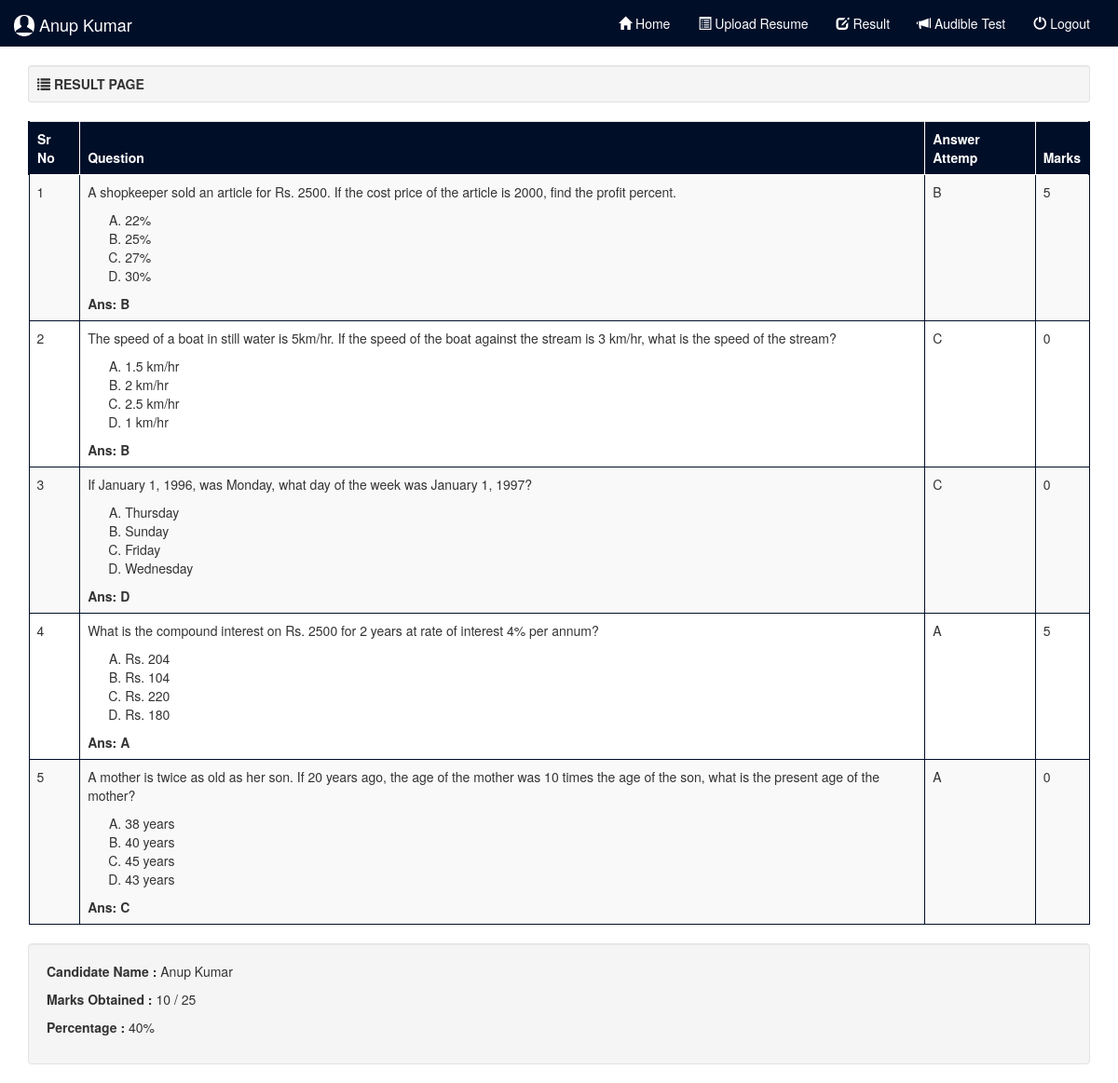
Page /result.php (signed in) on the committed database.
### tables this page shows
CREATE TABLE IF NOT EXISTS `tbl_test` (
  `test_id` int(11) NOT NULL AUTO_INCREMENT,
  `uid` int(10) NOT NULL,
  `uname` varchar(50) NOT NULL,
  `que` varchar(20) NOT NULL,
  `ans` varchar(20) NOT NULL,
  `marks` varchar(20) NOT NULL,
  PRIMARY KEY (`test_id`)
);

CREATE TABLE IF NOT EXISTS `tbl_question` (
  `qid` int(11) NOT NULL AUTO_INCREMENT,
  `category` varchar(40) NOT NULL,
  `que` mediumtext NOT NULL,
  `opt1` varchar(100) NOT NULL,
  `opt2` varchar(100) NOT NULL,
  `opt3` varchar(100) NOT NULL,
  `opt4` varchar(100) NOT NULL,
  `ans` varchar(10) NOT NULL,
  PRIMARY KEY (`qid`)
);

### result.php (the view, shortened to what this page needs)
<?php
include('connect.php');
?>
<!DOCTYPE html>
<html>
<head>
	<?php include('bootcdn.php') ?>
</head>
<body>
	<?php include('header.php'); ?>
	<div class="container">
		<div class="well well-sm">
			<span class="glyphicon glyphicon-list"></span>
			<b>RESULT PAGE</b>
		</div>
       <div class="table-responsive">
       	<table class="table table-striped table-hover table-bordered">
       		<thead>
       			<tr>
       				<th>Sr No</th>
       				<th>Question</th>
       				<th>Answer Attemp</th>
       				<th>Marks</th>
       			</tr>
       		</thead>
       		<tbody>
       			<?php
       			$numdata = mysqli_query($con,"SELECT * FROM `tbl_test` WHERE `uid` = '".$_SESSION['uid']."' ");
       			$numdata1 = mysqli_num_rows($numdata);
       			if($numdata1==5)
       			{
       			$rdata = mysqli_query($con,"SELECT * FROM `tbl_test` WHERE `uid` = '".$_SESSION['uid']."' ");
       			$counter = 1;
       			$total = 0;
       			while($row = mysqli_fetch_assoc($rdata)){
       			?>
       			<tr>
       				<td><?php echo $counter; ?></td>
       				<td>
       					<?php
       					$sql = mysqli_query($con,"SELECT * FROM `tbl_question` WHERE `qid` = '".$row['que']."' ");
       					while($row1 = mysqli_fetch_assoc($sql)){
       				    ?>
       				    <p><?php echo $row1['que'] ?></p>
       				    <ol type="A">
       				    	<li><?php echo $row1['opt1'] ?></li>
       				    	<li><?php echo $row1['opt2'] ?></li>
       				    	<li><?php echo $row1['opt3'] ?></li>
       				    	<li><?php echo $row1['opt4'] ?></li>
       				    </ol>
       				    <b>Ans: <?php echo $row1['ans'] ?></b>
       				<?php } ?>
       				</td>
       				<td><?php echo $row['ans']; ?></td>
       				<td><?php echo $row['marks']; ?></td>
       				<?php $total = $total + $row['marks'] ?>
       			</tr>
       		<?php $counter++;}}else{ echo '<script>alert("Finish your test first...");window.location.href="test";</script>';} ?>
       		</tbody>
       	</table>
       </div>
      <div class="well">
		<p><b>Candidate Name : </b><?php echo $_SESSION['uname'] ?></p>
		<p><b>Marks Obtained : </b><?php echo $total ?> / 25</p>
		<p><b>Percentage : </b>
			<?php
			echo $t = $total/25 * 100;
			?>%
		</p>
	</div>
	</div>
</body>
</html>

### bootcdn.php (shortened to what this page needs)
<link rel="stylesheet" href="https://maxcdn.bootstrapcdn.com/bootstrap/3.4.1/css/bootstrap.min.css">

### header.php (shortened to what this page needs)
<nav class="navbar navbar-inverse">
  <div class="container-fluid">
    <div class="navbar-header">
      <a style="color:white;" class="navbar-brand" href="#">
        <span style="background-color:white;color:#010E28;padding-top:1px;padding-bottom:4px;padding-right:2px;padding-left:2px;border-radius:10px;" class="glyphicon glyphicon-user"></span>
        <?php echo $_SESSION['uname'] ?></a>
    </div>
    <div class="collapse navbar-collapse" id="myNavbar">
      <ul class="nav navbar-nav navbar-right">
        <li><a href="home">
        <span class="glyphicon glyphicon-home"></span>
        Home</a>
        </li>
        <li><a href="upload_resume">
        <span class="glyphicon glyphicon-list-alt"></span>
        Upload Resume</a>
        </li>
        <li><a href="result">
        <span class="glyphicon glyphicon-edit"></span>
        Result</a>
        </li>
        <li><a href="audible_test">
        <span class="glyphicon glyphicon-bullhorn"></span>
        Audible Test</a>
        </li>
        <li><a href="logout">
        <span class="glyphicon glyphicon-off"></span>
        Logout</a>
        </li>
      </ul>
    </div>
  </div>
</nav>

### result.php (style rules this page uses)
.table thead tr th { background-color:#010E28; color:white; }
.table thead tr { border-left:2px solid #010E28;border-right:2px solid #010E28; }
.table thead tr th { border:1px solid white; }
.table tbody tr td { border:1px solid #010E28; }

### header.php (style rules this page uses)
.navbar-inverse { background-color:#010E28; border:none; border-radius:0px; }
#myNavbar ul li a { color:white; }

### rows in the picture
tbl_test: ans "B", marks "5"
tbl_question: que "A shopkeeper sold an article for Rs. 2500. If the cost price of the article is 2000, find the profit percent.", opt1 "22%", opt2 "25%", opt3 "27%", opt4 "30%", ans "B"
tbl_test: ans "C", marks "0"
tbl_question: que "The speed of a boat in still water is 5km/hr. If the speed of the boat against the stream is 3 km/hr, what is the speed of the stream?", opt1 "1.5 km/hr", opt2 "2 km/hr", opt3 "2.5 km/hr", opt4 "1 km/hr", ans "B"
tbl_test: ans "C", marks "0"
tbl_question: que "If January 1, 1996, was Monday, what day of the week was January 1, 1997?", opt1 "Thursday", opt2 "Sunday", opt3 "Friday", opt4 "Wednesday", ans "D"
tbl_test: ans "A", marks "5"
tbl_question: que "What is the compound interest on Rs. 2500 for 2 years at rate of interest 4% per annum?", opt1 "Rs. 204", opt2 "Rs. 104", opt3 "Rs. 220", opt4 "Rs. 180", ans "A"
tbl_test: ans "A", marks "0"
tbl_question: que "A mother is twice as old as her son. If 20 years ago, the age of the mother was 10 times the age of the son, what is the present age of the mother?", opt1 "38 years", opt2 "40 years", opt3 "45 years", opt4 "43 years", ans "C"

### other values in the picture
$_SESSION['uname'] "Anup Kumar"
$total "10"
$t = $total/25 * 100 "40"
